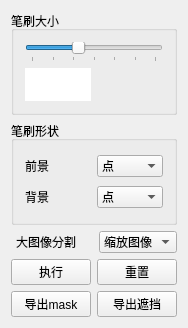
<?xml version="1.0" encoding="UTF-8"?>
<ui version="4.0">
 <class>SegmentationParamPanel</class>
 <widget class="QWidget" name="SegmentationParamPanel">
  <property name="geometry">
   <rect>
    <x>0</x>
    <y>0</y>
    <width>176</width>
    <height>328</height>
   </rect>
  </property>
  <property name="windowTitle">
   <string>SegmentationParamPanel</string>
  </property>
  <layout class="QVBoxLayout" name="verticalLayout">
   <item>
    <widget class="QGroupBox" name="groupBox_5">
     <property name="title">
      <string>笔刷大小</string>
     </property>
     <layout class="QGridLayout" name="gridLayout_5">
      <item row="0" column="0" colspan="2">
       <widget class="QSlider" name="dot_width_slider">
        <property name="minimum">
         <number>1</number>
        </property>
        <property name="maximum">
         <number>25</number>
        </property>
        <property name="pageStep">
         <number>5</number>
        </property>
        <property name="value">
         <number>10</number>
        </property>
        <property name="orientation">
         <enum>Qt::Horizontal</enum>
        </property>
        <property name="tickPosition">
         <enum>QSlider::TicksBelow</enum>
        </property>
        <property name="tickInterval">
         <number>4</number>
        </property>
       </widget>
      </item>
      <item row="1" column="0">
       <widget class="QLabel" name="dot_label_num">
        <property name="styleSheet">
         <string notr="true">background-color: rgb(255, 255, 255);</string>
        </property>
        <property name="frameShape">
         <enum>QFrame::NoFrame</enum>
        </property>
        <property name="frameShadow">
         <enum>QFrame::Plain</enum>
        </property>
        <property name="text">
         <string/>
        </property>
        <property name="alignment">
         <set>Qt::AlignCenter</set>
        </property>
       </widget>
      </item>
      <item row="1" column="1">
       <widget class="QLabel" name="dot_label">
        <property name="minimumSize">
         <size>
          <width>0</width>
          <height>25</height>
         </size>
        </property>
        <property name="styleSheet">
         <string notr="true"/>
        </property>
        <property name="frameShape">
         <enum>QFrame::NoFrame</enum>
        </property>
        <property name="frameShadow">
         <enum>QFrame::Plain</enum>
        </property>
        <property name="midLineWidth">
         <number>1</number>
        </property>
        <property name="text">
         <string/>
        </property>
        <property name="alignment">
         <set>Qt::AlignCenter</set>
        </property>
       </widget>
      </item>
     </layout>
    </widget>
   </item>
   <item>
    <widget class="QGroupBox" name="groupBox">
     <property name="title">
      <string>笔刷形状</string>
     </property>
     <layout class="QVBoxLayout" name="verticalLayout_2">
      <item>
       <layout class="QHBoxLayout" name="horizontalLayout">
        <property name="leftMargin">
         <number>0</number>
        </property>
        <item>
         <widget class="QLabel" name="label_2">
          <property name="text">
           <string>前景</string>
          </property>
         </widget>
        </item>
        <item>
         <widget class="QComboBox" name="comboBox_obj">
          <item>
           <property name="text">
            <string>点</string>
           </property>
          </item>
          <item>
           <property name="text">
            <string>矩形</string>
           </property>
          </item>
         </widget>
        </item>
       </layout>
      </item>
      <item>
       <layout class="QHBoxLayout" name="horizontalLayout_2">
        <item>
         <widget class="QLabel" name="label_4">
          <property name="text">
           <string>背景</string>
          </property>
         </widget>
        </item>
        <item>
         <widget class="QComboBox" name="comboBox_bkg">
          <item>
           <property name="text">
            <string>点</string>
           </property>
          </item>
          <item>
           <property name="text">
            <string>矩形</string>
           </property>
          </item>
         </widget>
        </item>
       </layout>
      </item>
     </layout>
    </widget>
   </item>
   <item>
    <layout class="QHBoxLayout" name="horizontalLayout_3">
     <property name="leftMargin">
      <number>5</number>
     </property>
     <item>
      <widget class="QLabel" name="label">
       <property name="text">
        <string>大图像分割</string>
       </property>
      </widget>
     </item>
     <item>
      <widget class="QComboBox" name="big_image_seg">
       <item>
        <property name="text">
         <string>缩放图像</string>
        </property>
       </item>
       <item>
        <property name="text">
         <string>指定区域</string>
        </property>
       </item>
      </widget>
     </item>
    </layout>
   </item>
   <item>
    <layout class="QHBoxLayout" name="horizontalLayout_7">
     <item>
      <widget class="QPushButton" name="excute_bt">
       <property name="text">
        <string>执行</string>
       </property>
       <property name="shortcut">
        <string>Ctrl+X</string>
       </property>
       <property name="checkable">
        <bool>false</bool>
       </property>
       <property name="checked">
        <bool>false</bool>
       </property>
       <property name="autoRepeat">
        <bool>true</bool>
       </property>
      </widget>
     </item>
     <item>
      <widget class="QPushButton" name="reset_bt">
       <property name="text">
        <string>重置</string>
       </property>
      </widget>
     </item>
    </layout>
   </item>
   <item>
    <layout class="QHBoxLayout" name="horizontalLayout_4">
     <item>
      <widget class="QPushButton" name="pushButton_getmask">
       <property name="text">
        <string>导出mask</string>
       </property>
      </widget>
     </item>
     <item>
      <widget class="QPushButton" name="pushButton_getfront">
       <property name="text">
        <string>导出遮挡</string>
       </property>
      </widget>
     </item>
    </layout>
   </item>
  </layout>
 </widget>
 <layoutdefault spacing="6" margin="11"/>
 <resources>
  <include location="DHAPP.qrc"/>
 </resources>
 <connections/>
</ui>
